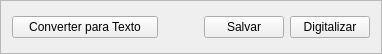
             <widget class="QFrame" name="frame_13">
              <property name="maximumSize">
               <size>
                <width>16777215</width>
                <height>50</height>
               </size>
              </property>
              <property name="frameShape">
               <enum>QFrame::StyledPanel</enum>
              </property>
              <property name="frameShadow">
               <enum>QFrame::Raised</enum>
              </property>
              <layout class="QHBoxLayout" name="horizontalLayout_32">
               <item>
                <layout class="QHBoxLayout" name="horizontalLayout_33">
                 <item>
                  <widget class="QPushButton" name="btn_ocrTab1">
                   <property name="minimumSize">
                    <size>
                     <width>146</width>
                     <height>0</height>
                    </size>
                   </property>
                   <property name="text">
                    <string>Converter para Texto</string>
                   </property>
                  </widget>
                 </item>
                 <item>
                  <spacer name="horizontalSpacer_9">
                   <property name="orientation">
                    <enum>Qt::Horizontal</enum>
                   </property>
                   <property name="sizeHint" stdset="0">
                    <size>
                     <width>40</width>
                     <height>30</height>
                    </size>
                   </property>
                  </spacer>
                 </item>
                 <item>
                  <widget class="QPushButton" name="btn_salvar1">
                   <property name="text">
                    <string>Salvar</string>
                   </property>
                  </widget>
                 </item>
                 <item>
                  <widget class="QPushButton" name="btn_digitalizarTab1">
                   <property name="text">
                    <string>Digitalizar</string>
                   </property>
                  </widget>
                 </item>
                </layout>
               </item>
              </layout>
             </widget>
